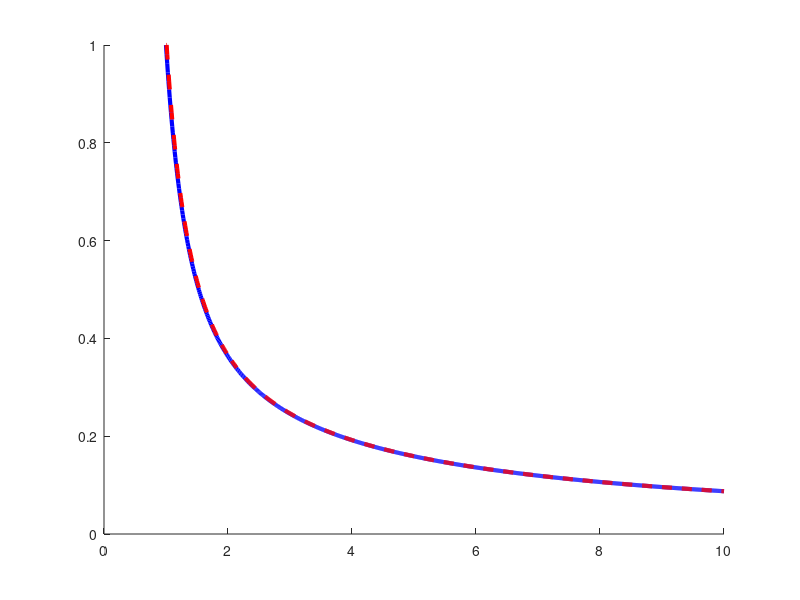
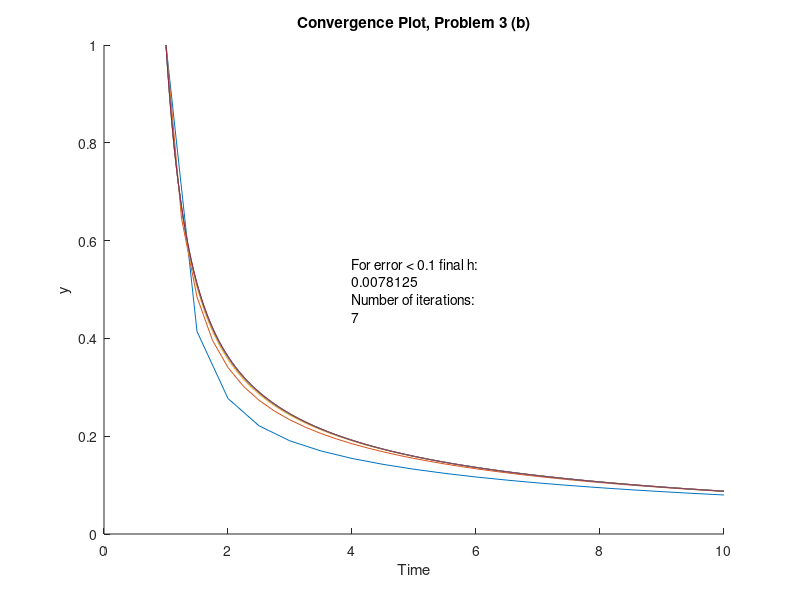
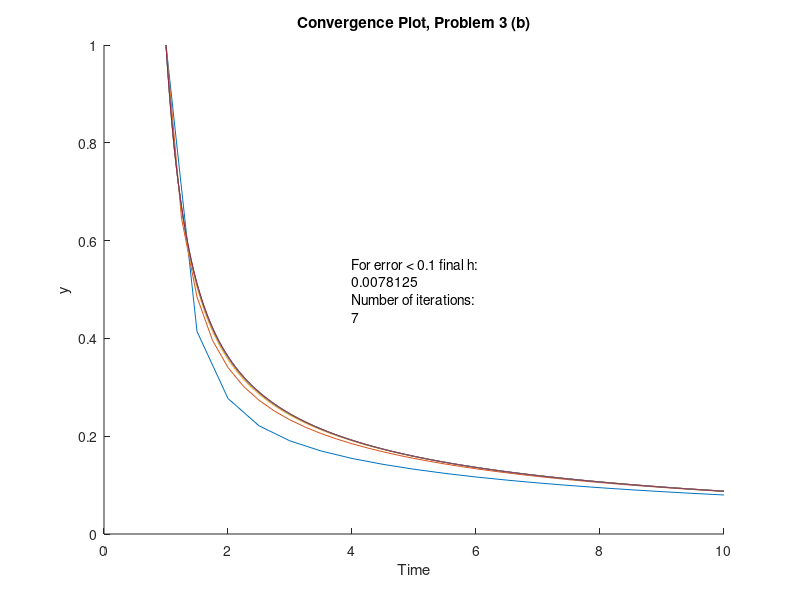

Write MATLAB code to recreate these figures, in order.
%% Part A
clc;
clear all;

t0 = 1;
tf = 10;
h = 0.01;
time = t0:h:tf;

y(1,1) = 1;
y_exact(1) = 1;

for i =1:length(time) - 1
    t = time(i);
    y(i+1) = fzero(@(Y) y(i) + h*(-Y^2-(1/(t^4))) - Y,y(i));
    y_exact(i+1) = (1/t) + (1/t^2)*tan((1/t) + pi - 1);
    
end
y_exact(1) = 1;
figure
hold on
plot(time,y,'-b','LineWidth',3)
plot(time,y_exact,'--r','LineWidth',3)
hold off

%% Part B

clear;
sh = 1;
figure;
hold on;
h = 1;
count = 0;
error = 1;
y_exact(1) = 1;
while error > 0.1
    
    h = h/2;
    t0 = 1;
    tf = 10;
    time = t0:h:tf;

    y(1,1) = 1;


    for i =1:length(time) - 1
        t = time(i);
        y(i+1) = fzero(@(Y) y(i) + h*(-Y^2-(1/(t^4))) - Y,y(i));
        y_exact(i+1) = (1/t) + (1/t^2)*tan((1/t) + pi - 1);

    end

    plot(time,y)
    error = norm(y-y_exact);
    
    if count > 30
        break
    end
    
    count = count + 1;
    
    
end

txt = {'For error < 0.1 final h:',h,'Number of iterations: ',count};
text(4,0.5,txt)
ylabel('y')
xlabel('Time')
title('Convergence Plot, Problem 3 (b)')

%% Part C

clear;
sh = 1;
figure;
hold on;
h = 1;
count = 0;
error = 1;
y_exact(1) = 1;
while error > 0.1
    
    h = h/2;
    t0 = 1;
    tf = 10;
    time = t0:h:tf;

    y(1,1) = 1;


    for i =1:length(time) - 1
        t = time(i);
        y(i+1) = fzero(@(Y) y(i) + h*(-Y^2-(1/(t^4))) - Y,y(i));
        y_exact(i+1) = (1/t) + (1/t^2)*tan((1/t) + pi - 1);

    end

    plot(time,y)
    error = norm(y-y_exact);
    
    if count > 30
        break
    end
    
    count = count + 1;
    
    
end

txt = {'For error < 0.1 final h:',h,'Number of iterations: ',count};
text(4,0.5,txt)
ylabel('y')
xlabel('Time')
title('Convergence Plot, Problem 3 (b)')
